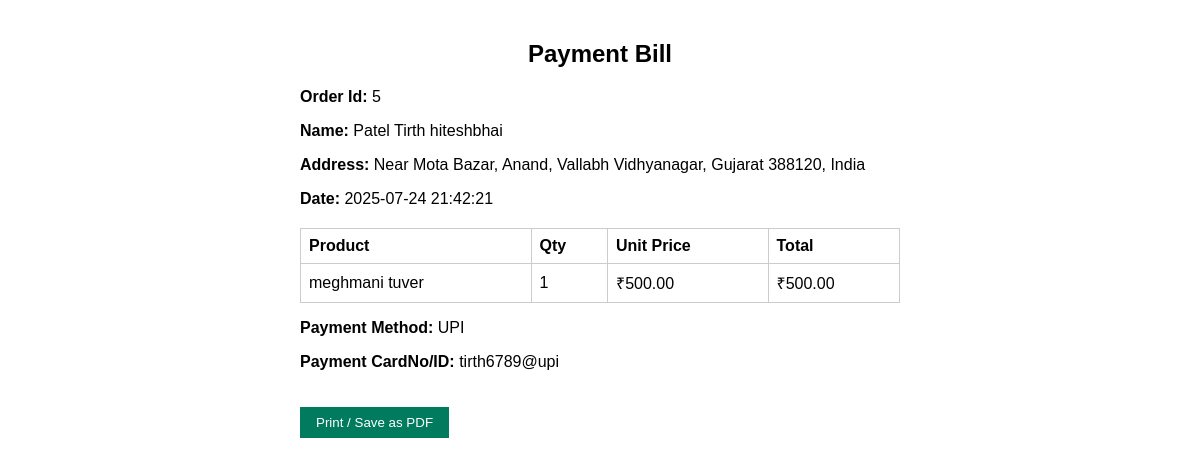
Screenshot of /invoice_view.php?order_id=5 (signed in) with the database file from the repository.
### tables this page shows
CREATE TABLE `orders` (
  `id` int(11) NOT NULL,
  `user_id` int(11) DEFAULT NULL,
  `product_id` int(11) DEFAULT NULL,
  `quantity` int(11) DEFAULT NULL,
  `total` decimal(10,2) DEFAULT NULL,
  `ordered_at` timestamp NOT NULL DEFAULT current_timestamp(),
  `status` varchar(20) DEFAULT 'cart',
  `payment_method` varchar(50) DEFAULT NULL,
  `payment_detail` varchar(100) DEFAULT NULL
);

CREATE TABLE `users` (
  `id` int(11) NOT NULL,
  `name` varchar(100) DEFAULT NULL,
  `email` varchar(100) DEFAULT NULL,
  `password` varchar(100) DEFAULT NULL,
  `phone` varchar(15) DEFAULT NULL,
  `address` text DEFAULT NULL
);

CREATE TABLE `products` (
  `id` int(11) NOT NULL,
  `name` varchar(100) DEFAULT NULL,
  `price` decimal(10,2) DEFAULT NULL,
  `description` text DEFAULT NULL,
  `image` varchar(255) DEFAULT NULL
);

### invoice_view.php (the view, shortened to what this page needs)
<?php
$conn = new mysqli("localhost", "root", "", "fertilizer_shop");
$order_id = intval($_GET['order_id']);
$stmt = $conn->prepare("SELECT o.*, p.name AS product_name, p.price, u.name AS user_name, u.address
    FROM orders o
    JOIN products p ON o.product_id = p.id
    JOIN users u ON o.user_id = u.id
    WHERE o.id = ?");
$stmt->bind_param("i", $order_id);
$stmt->execute();
$result = $stmt->get_result();
$order = $result->fetch_assoc();
?>
<!DOCTYPE html>
<html>
<head>
</head>
<body>
    <h2>Payment Bill</h2>
    <p><strong>Order Id:</strong> <?= $order_id ?></p>
    <p><strong>Name:</strong> <?= htmlspecialchars($order['user_name']) ?></p>
    <p><strong>Address:</strong> <?= htmlspecialchars($order['address']) ?></p>
    <p><strong>Date:</strong> <?= htmlspecialchars($order['ordered_at']) ?></p>
    <table>
        <tr>
            <th>Product</th>
            <th>Qty</th>
            <th>Unit Price</th>
            <th>Total</th>
        </tr>
        <tr>
            <td><?= htmlspecialchars($order['product_name']) ?></td>
            <td><?= (int)$order['quantity'] ?></td>
            <td>₹<?= number_format($order['price'], 2) ?></td>
            <td>₹<?= number_format($order['total'], 2) ?></td>
        </tr>
    </table>
    <p><strong>Payment Method:</strong> <?= htmlspecialchars($order['payment_method']) ?></p>
    <?php if (!empty($order['payment_detail'])): ?>
        <p><strong>Payment CardNo/ID:</strong> <?= htmlspecialchars($order['payment_detail']) ?></p>
    <?php endif; ?>
    <button onclick="window.print()" class="btn">Print / Save as PDF</button>
</body>
</html>

### invoice_view.php (style rules this page uses)
body { font-family: Arial; padding: 20px; max-width: 600px; margin: auto; }
h2 { text-align: center; }
table { width: 100%; margin-top: 20px; border-collapse: collapse; }
td, th { padding: 8px; border: 1px solid #ccc; text-align: left; }
.btn { padding: 8px 16px; background: #007B5E; color: white; border: none; cursor: pointer; margin-top: 20px; }

### rows the page displays
orders: user.name "Patel Tirth hiteshbhai", user.address "Near Mota Bazar, Anand, Vallabh Vidhyanagar, Gujarat 388120, India", ordered_at "2025-07-24 21:42:21", product.name "meghmani tuver", quantity "1", product.price "500.00", total "500.00", payment_method "UPI", payment_detail "tirth6789@upi"

### other values shown
$order_id "5"
